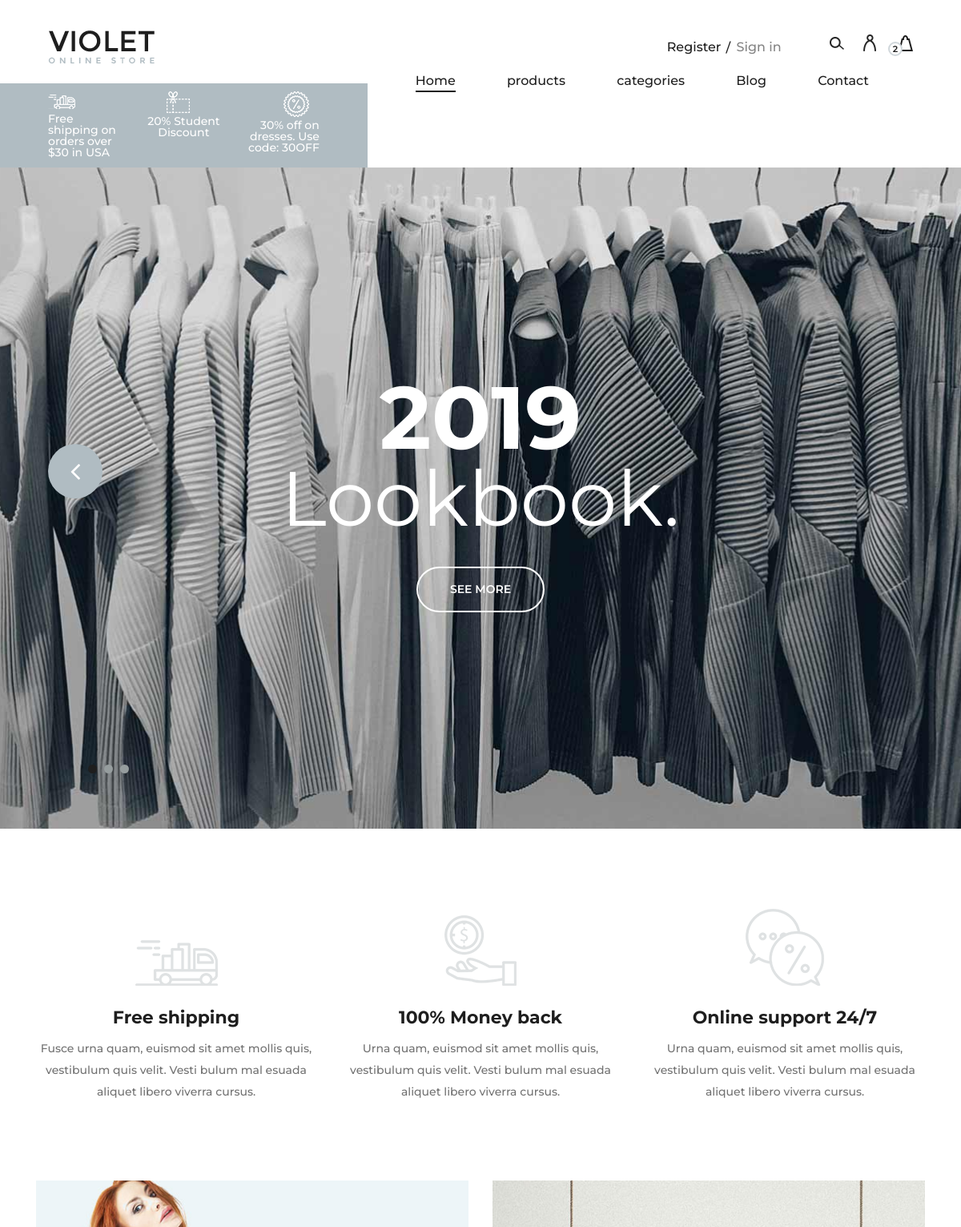
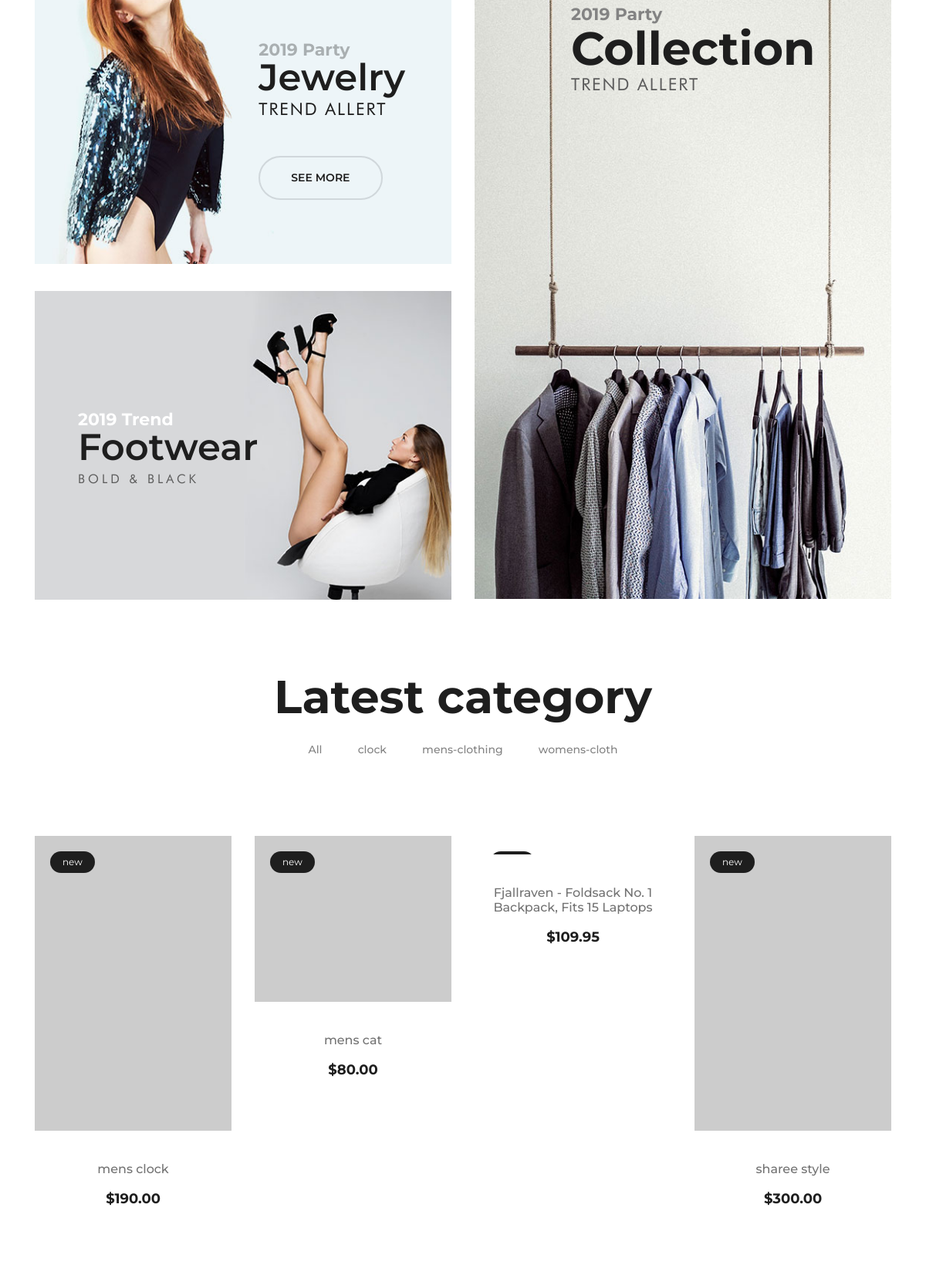
The page / (upper part) on the database its author committed (2 pictures, top to bottom).
### products/models.py (models this page shows, shortened)
class Category(models.Model):
    title=models.CharField(max_length=100 ,unique=True)
    slug=models.SlugField(unique=True)
    featured=models.BooleanField(default=False)
    created_at=models.DateTimeField(auto_now_add=True)
    class Meta:
        ordering = ['title']

class Product(models.Model):
    title=models.CharField(max_length=100,unique=True)
    category=models.ForeignKey(Category,on_delete=models.CASCADE,related_name='products')
    slug=models.SlugField(unique=True)
    featured=models.BooleanField(default=False)
    price=models.DecimalField(max_digits=8,decimal_places=2)
    thambnali=models.URLField()
    is_stock=models.BooleanField(default=True)
    description=models.TextField(blank=True,null=True,default='N/A')
    created_at=models.DateTimeField(auto_now_add=True)
    updated_at=models.DateTimeField(auto_now=True)
    class Meta:
        ordering = ['-id']

### products/views.py (the view)
# urls.py: 2. Add a URL to urlpatterns:  path('', views.home, name='home')
def home(request):
    contex={
        'featured_product':Product.objects.filter(featured=True)
    }
    return render(request,'home.html',contex)

### products/contex_processors.py (called while the page is built)
def category(request):
    return {'categories':Category.objects.all()}

### products/templates/home.html (shortened to what this page needs)
{% extends 'base.html' %}
{% load static %}
{% block body %}
<div class="header-info">
    <div class="container-fluid">
        <div class="row">
            <div class="col-md-4">
                <div class="header-item">
                    <img src="{% static 'img/icons/delivery.png' %}" alt="">
                    <p>Free shipping on orders over $30 in USA</p>
                </div>
            </div>
            <div class="col-md-4 text-left text-lg-center">
                <div class="header-item">
                    <img src="{% static 'img/icons/voucher.png' %}" alt="">
                    <p>20% Student Discount</p>
                </div>
            </div>
            <div class="col-md-4 text-left text-xl-right">
                <div class="header-item">
                <img src="{% static 'img/icons/sales.png' %}" alt="">
                <p>30% off on dresses. Use code: 30OFF</p>
            </div>
            </div>
        </div>
    </div>
</div>
<section class="hero-slider">
    <div class="hero-items owl-carousel">
        <div class="single-slider-item set-bg" data-setbg="{% static 'img/slider-1.jpg' %}">
            <div class="container">
                <div class="row">
                    <div class="col-lg-12">
                        <h1>2019</h1>
                        <h2>Lookbook.</h2>
                        <a href="#" class="primary-btn">See More</a>
                    </div>
                </div>
            </div>
        </div>
    </div>
</section>
<section class="features-section spad">
    <div class="features-ads">
        <div class="container">
            <div class="row">
                <div class="col-lg-4">
                    <div class="single-features-ads first">
                        <img src="{% static 'img/icons/f-delivery.png' %}" alt="">
                        <h4>Free shipping</h4>
                        <p>Fusce urna quam, euismod sit amet mollis quis, vestibulum quis velit. Vesti bulum mal
                            esuada aliquet libero viverra cursus. </p>
                    </div>
                </div>
                <div class="col-lg-4">
                    <div class="single-features-ads second">
                        <img src="{% static 'img/icons/coin.png' %}" alt="">
                        <h4>100% Money back </h4>
                        <p>Urna quam, euismod sit amet mollis quis, vestibulum quis velit. Vesti bulum mal esuada
                            aliquet libero viverra cursus. </p>
                    </div>
                </div>
                <div class="col-lg-4">
                    <div class="single-features-ads">
                        <img src="{% static 'img/icons/chat.png' %}" alt="">
                        <h4>Online support 24/7</h4>
                        <p>Urna quam, euismod sit amet mollis quis, vestibulum quis velit. Vesti bulum mal esuada
                            aliquet libero viverra cursus. </p>
                    </div>
                </div>
            </div>
        </div>
    </div>
    <div class="features-box">
        <div class="container">
            <div class="row">
                <div class="col-lg-6">
                    <div class="row">
                        <div class="col-lg-12">
                            <div class="single-box-item first-box">
                                <img src="{% static 'img/f-box-1.jpg' %}" alt="">
                                <div class="box-text">
                                    <span class="trend-year">2019 Party</span>
                                    <h2>Jewelry</h2>
                                    <span class="trend-alert">Trend Allert</span>
                                    <a href="#" class="primary-btn">See More</a>
                                </div>
                            </div>
                        </div>
                        <div class="col-lg-12">
                            <div class="single-box-item second-box">
                                <img src="{% static 'img/f-box-2.jpg' %}" alt="">
                                <div class="box-text">
                                    <span class="trend-year">2019 Trend</span>
                                    <h2>Footwear</h2>
                                    <span class="trend-alert">Bold & Black</span>
                                </div>
                            </div>
                        </div>
                    </div>
                </div>
                <div class="col-lg-6">
                    <div class="single-box-item large-box">
                        <img src="{% static 'img/f-box-3.jpg' %}" alt="">
                        <div class="box-text">
                            <span class="trend-year">2019 Party</span>
                            <h2>Collection</h2>
                            <div class="trend-alert">Trend Allert</div>
                        </div>
                    </div>
                </div>
            </div>
        </div>
    </div>
</section>
<section class="latest-products spad">
    <div class="container">
        <div class="product-filter">
            <div class="row">
                <div class="col-lg-12 text-center">
                    <div class="section-title">
                        <h2>Latest category</h2>
                    </div>
                    <ul class="product-controls">
                        <li data-filter="*">All</li>
                        {% for i in categories %}
                        <li data-filter=".{{i.slug}}">{{i.slug}}</li>
                        {% endfor %}
                    </ul>
                </div>
            </div>
        </div>
        <div class="row" id="product-list">
            {% for j in categories %}
            {% for i in j.products.all %}
            <div class="col-lg-3 col-sm-6 mix {{j.slug}}">
                <div class="single-product-item">
                    <figure>
                        <a href="{% url 'productdetails' i.slug %}"><img src="{{i.thambnali}}" alt=""></a>
                        <div class="p-status">new</div>
                    </figure>
                    <div class="product-text">
                        <h6>{{i.title}}</h6>
                        <p>${{i.price}}</p>
                    </div>
                </div>
            </div>
            {% endfor %}
            {% endfor %}
        </div>
    </div>
</section>
{% endblock %}

### products/templates/base.html (shortened to what this page needs)
{% load static %}
<!DOCTYPE html>
<html lang="zxx">
<head>
    <link rel="stylesheet" href="{% static 'css/bootstrap.min.css' %}" type="text/css">
    <link rel="stylesheet" href="{% static 'css/font-awesome.min.css' %}" type="text/css">
    <link rel="stylesheet" href="{% static 'css/nice-select.css' %}" type="text/css">
    <link rel="stylesheet" href="{% static 'css/owl.carousel.min.css' %}" type="text/css">
    <link rel="stylesheet" href="{% static 'css/magnific-popup.css' %}" type="text/css">
    <link rel="stylesheet" href="{% static 'css/slicknav.min.css' %}" type="text/css">
    <link rel="stylesheet" href="{% static 'css/style.css' %}" type="text/css">
</head>
<body>
    <header class="header-section">
        <div class="container-fluid">
            <div class="inner-header">
                <div class="logo">
                    <a href="./index.html"><img src="{% static 'img/logo.png' %}" alt=""></a>
                </div>
                <div class="header-right">
                    <img src="{% static 'img/icons/search.png' %}" alt="" class="search-trigger">
                    <img src="{% static 'img/icons/man.png' %}" alt="">
                    <a href="#">
                        <img src="{% static 'img/icons/bag.png' %}" alt="">
                        <span>2</span>
                    </a>
                </div>
                <div class="user-access">
                    <a href="#">Register</a>
                    <a href="#" class="in">Sign in</a>
                </div>
                <nav class="main-menu mobile-menu">
                    <ul>
                        <li><a class="active" href="{% url 'home' %}">Home</a></li>
                        <li><a href="">products</a></li>
                        <li><a href="./categories.html">categories</a>
                        </li>
                        <li><a href="./check-out.html">Blog</a></li>
                        <li><a href="./contact.html">Contact</a></li>
                    </ul>
                </nav>
            </div>
        </div>
    </header>
    {% block body %}
    {% endblock %}
</body>
</html>

### rows shown on the page
Category: slug "clock"
Category: slug "mens-clothing"
Category: slug "womens-cloth"
Product: title "mens clock", price "190.00"
Product: title "mens cat", price "80.00"
Product: title "Fjallraven - Foldsack No. 1 Backpack, Fits 15 Laptops", price "109.95"
Product: title "sharee style", price "300.00"
